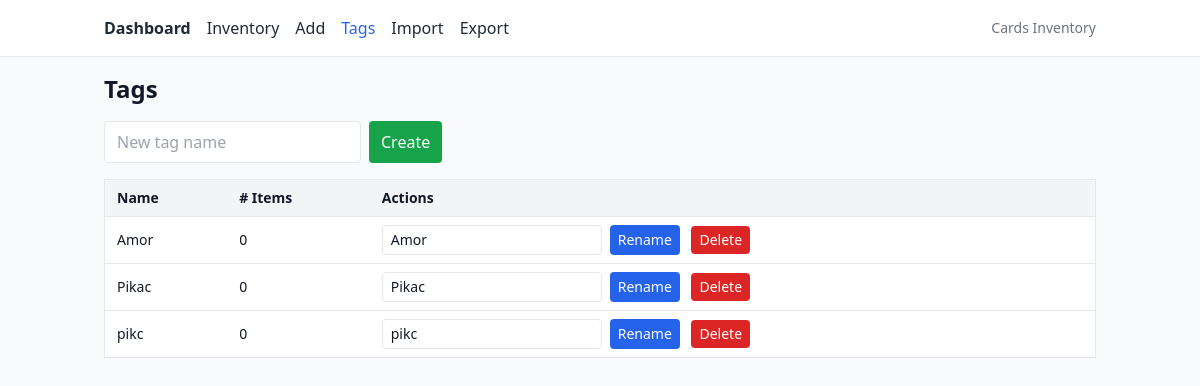
The app's page /tags, older data.
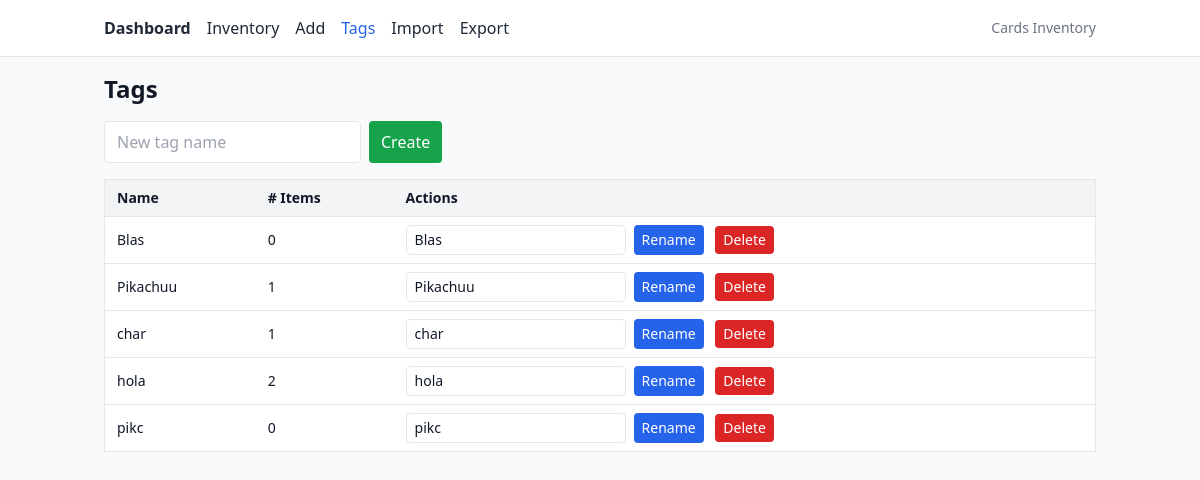
The same page, newer data.
### app/models/inventory.py (models this page shows)
class Tag(SQLModel, table=True):
    __tablename__ = "tag"
    __table_args__ = (
        UniqueConstraint("name", name="uq_tag_name"),
    )
    id: Optional[int] = Field(default=None, primary_key=True)
    name: str = Field(index=True)
    items: list["InventoryItem"] = Relationship(back_populates="tags", link_model=ItemTag)

### app/routers/pages.py (the view)
@router.get("/tags", name="tags_page", response_class=HTMLResponse)
def tags_page(request: Request, msg: Optional[str] = Query(default=None), err: Optional[str] = Query(default=None), session: Session = Depends(get_session)):
    templates = request.app.state.templates
    rows = session.exec(
        select(Tag, func.count(ItemTag.item_id))
        .select_from(Tag)
        .join(ItemTag, Tag.id == ItemTag.tag_id, isouter=True)
        .group_by(Tag.id)
        .order_by(Tag.name.asc())
    ).all()
    tags = [{"tag": r[0], "count": int(r[1])} for r in rows]
    return templates.TemplateResponse("tags.html", {"request": request, "tags": tags, "msg": msg, "err": err})

### app/templates/tags.html (shortened to what this page needs)
{% extends "base.html" %}
{% block content %}
<h1 class="text-2xl font-bold mb-4">Tags</h1>
<div class="mb-4">
  <form method="post" action="/tags" class="flex gap-2">
    <input name="name" placeholder="New tag name" class="border rounded px-3 py-2" required>
    <button class="px-3 py-2 bg-green-600 text-white rounded">Create</button>
  </form>
</div>
<div class="overflow-x-auto">
  <table class="min-w-full bg-white border rounded">
    <thead class="bg-gray-100 text-left text-sm">
      <tr>
        <th class="px-3 py-2">Name</th>
        <th class="px-3 py-2"># Items</th>
        <th class="px-3 py-2">Actions</th>
      </tr>
    </thead>
    <tbody class="text-sm">
      {% for row in tags %}
        {% set t = row.tag %}
        <tr class="border-t">
          <td class="px-3 py-2 font-medium">{{ t.name }}</td>
          <td class="px-3 py-2">{{ row.count }}</td>
          <td class="px-3 py-2">
            <form method="post" action="/tags/{{ t.id }}/rename" class="inline-flex gap-2">
              <input name="new_name" value="{{ t.name }}" class="border rounded px-2 py-1">
              <button class="px-2 py-1 bg-blue-600 text-white rounded">Rename</button>
            </form>
            <form method="post" action="/tags/{{ t.id }}/delete" class="inline" onsubmit="return confirm('Delete tag?');">
              <button class="ml-2 px-2 py-1 bg-red-600 text-white rounded">Delete</button>
            </form>
          </td>
        </tr>
      {% endfor %}
    </tbody>
  </table>
</div>
{% endblock %}

### app/templates/base.html (shortened to what this page needs)
<!doctype html>
<html lang="en">
<head>
  <script src="https://cdn.tailwindcss.com"></script>
</head>
<body class="min-h-screen bg-gray-50 text-gray-900">
  <header class="bg-white border-b">
    <nav class="max-w-5xl mx-auto flex flex-wrap items-center gap-4 p-4">
      <a href="{{ request.url_for('home') }}"
         class="font-semibold {{ 'text-blue-600' if request.url.path == '/' else 'text-gray-800 hover:text-blue-600' }}">
         Dashboard
      </a>
      <a href="/items" class="{{ 'text-blue-600' if request.url.path.startswith('/items') else 'text-gray-800 hover:text-blue-600' }}">Inventory</a>
      <a href="/items/new" class="{{ 'text-blue-600' if request.url.path == '/items/new' else 'text-gray-800 hover:text-blue-600' }}">Add</a>
      <a href="/tags" class="{{ 'text-blue-600' if request.url.path == '/tags' else 'text-gray-800 hover:text-blue-600' }}">Tags</a>
      <a href="/import" class="{{ 'text-blue-600' if request.url.path == '/import' else 'text-gray-800 hover:text-blue-600' }}">Import</a>
      <a href="/export" class="{{ 'text-blue-600' if request.url.path == '/export' else 'text-gray-800 hover:text-blue-600' }}">Export</a>
      <span class="ml-auto text-sm text-gray-500">Cards Inventory</span>
    </nav>
  </header>
  <main class="max-w-5xl mx-auto p-4">
    {% block content %}{% endblock %}
  </main>
</body>
</html>

Row changes from the older to the newer data that the page shows:
removed Tag: name "Amor", new_name "Amor"
removed Tag: name "Pikac", new_name "Pikac"
added Tag: name "Blas", new_name "Blas"
added Tag: name "Pikachuu", new_name "Pikachuu"
added Tag: name "char", new_name "char"
added Tag: name "hola", new_name "hola"
Text that changed along with them:
new list line: "0 Rename Delete"
new list line: "1 Rename Delete"
new list line: "2 Rename Delete"
list line gone: "0 Rename Delete"
